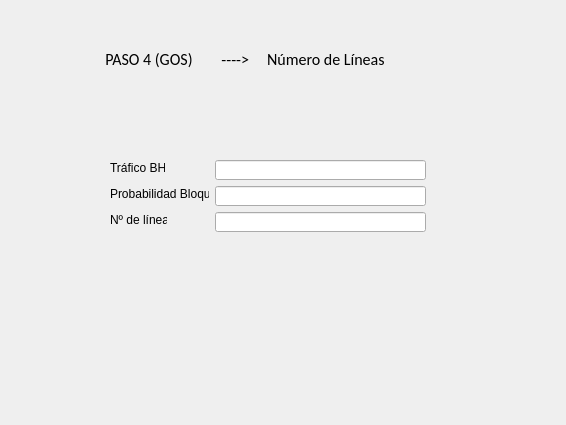
<?xml version="1.0" encoding="UTF-8"?>
<ui version="4.0">
 <class>Paso4</class>
 <widget class="QDialog" name="Paso4">
  <property name="geometry">
   <rect>
    <x>0</x>
    <y>0</y>
    <width>566</width>
    <height>425</height>
   </rect>
  </property>
  <property name="windowTitle">
   <string>Dialog</string>
  </property>
  <widget class="QLabel" name="labelBHT">
   <property name="geometry">
    <rect>
     <x>110</x>
     <y>160</y>
     <width>55</width>
     <height>16</height>
    </rect>
   </property>
   <property name="text">
    <string>Tráfico BHT</string>
   </property>
  </widget>
  <widget class="QLabel" name="labelPb">
   <property name="geometry">
    <rect>
     <x>110</x>
     <y>186</y>
     <width>99</width>
     <height>16</height>
    </rect>
   </property>
   <property name="text">
    <string>Probabilidad Bloqueo</string>
   </property>
  </widget>
  <widget class="QLineEdit" name="TraficoBHT">
   <property name="geometry">
    <rect>
     <x>215</x>
     <y>160</y>
     <width>211</width>
     <height>20</height>
    </rect>
   </property>
  </widget>
  <widget class="QLabel" name="label3">
   <property name="geometry">
    <rect>
     <x>110</x>
     <y>212</y>
     <width>57</width>
     <height>16</height>
    </rect>
   </property>
   <property name="text">
    <string>Nº de líneas</string>
   </property>
  </widget>
  <widget class="QLineEdit" name="lineEdit_3">
   <property name="geometry">
    <rect>
     <x>215</x>
     <y>212</y>
     <width>211</width>
     <height>20</height>
    </rect>
   </property>
  </widget>
  <widget class="QLabel" name="label">
   <property name="geometry">
    <rect>
     <x>80</x>
     <y>50</y>
     <width>317</width>
     <height>19</height>
    </rect>
   </property>
   <property name="font">
    <font>
     <family>Calibri</family>
     <pointsize>12</pointsize>
    </font>
   </property>
   <property name="text">
    <string>       PASO 4 (GOS)        ----&gt;     Número de Líneas </string>
   </property>
  </widget>
  <widget class="QLineEdit" name="lineEdit_2">
   <property name="geometry">
    <rect>
     <x>215</x>
     <y>186</y>
     <width>211</width>
     <height>20</height>
    </rect>
   </property>
  </widget>
 </widget>
 <resources/>
 <connections/>
</ui>
